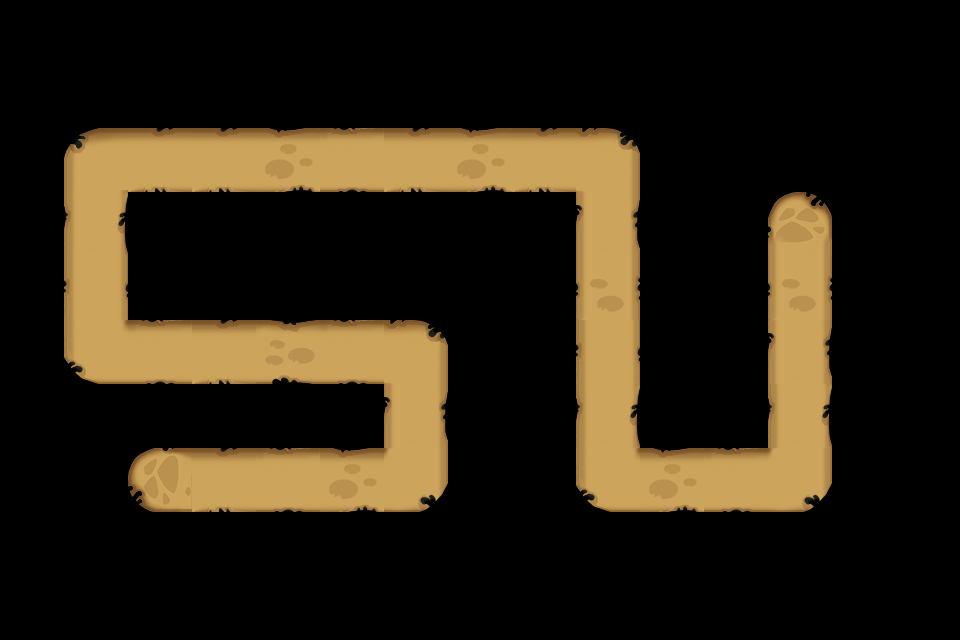

Rendered tile map (Tiled .tmx) drawn with the repository's tilesets; below, a short description and the map source with its tile grids summarised:
An orthogonal 15x10 tile map with 64x64 px tiles, 1 tile layer (Road_Forrest) and 63 objects.

<map version="1.0" orientation="orthogonal" width="15" height="10" tilewidth="64" tileheight="64">
 <tileset firstgid="1" name="Road_Forrest" tilewidth="64" tileheight="64">
  <image source="Road_Forrest.png" width="320" height="256" />
 </tileset>
 <layer name="Road_Forrest" width="15" height="10">
  <data>[150 cells, 35 non-empty, 14 distinct tile ids]</data>
 </layer>
 <objectgroup color="#55ff00" name="path" width="15" height="10">
  <object x="162" y="480" />
  <object x="417" y="479" />
  <object x="416" y="353" />
  <object x="98" y="350" />
  <object x="98" y="160" />
  <object x="609" y="159" />
  <object x="610" y="479" />
  <object x="801" y="478" />
  <object x="802" y="222" />
 </objectgroup>
 <objectgroup color="#0a0a0b" name="blocked" width="15" height="10">
  <object x="801" y="94" />
  <object x="868" y="94" />
  <object x="801" y="160" />
  <object x="867" y="159" />
 </objectgroup>
 <objectgroup color="#ffff00" name="item" width="15" height="10">
  <properties>
   <property name="id" value="20001" />
   <property name="sizeH" value="2" />
   <property name="sizeW" value="1" />
  </properties>
  <object x="929" y="95" />
  <object x="225" y="222" />
  <object x="545" y="286" />
  <object x="929" y="415" />
 </objectgroup>
 <objectgroup color="#ffff00" name="item" width="15" height="10">
  <properties>
   <property name="id" value="20002" />
   <property name="sizeH" value="1" />
   <property name="sizeW" value="1" />
  </properties>
  <object x="352" y="415" />
  <object x="225" y="413" />
  <object x="416" y="544" />
  <object x="288" y="542" />
  <object x="225" y="542" />
  <object x="97" y="413" />
  <object x="32" y="222" />
  <object x="161" y="221" />
  <object x="97" y="95" />
  <object x="546" y="95" />
  <object x="34" y="417" />
 </objectgroup>
 <objectgroup color="#ffff00" name="item" width="15" height="10">
  <properties>
   <property name="id" value="20003" />
   <property name="sizeH" value="1" />
   <property name="sizeW" value="1" />
  </properties>
  <object x="482" y="98" />
  <object x="737" y="98" />
  <object x="928" y="351" />
 </objectgroup>
 <objectgroup color="#ffff00" name="item" width="15" height="10">
  <properties>
   <property name="id" value="20004" />
   <property name="sizeH" value="1" />
   <property name="sizeW" value="1" />
  </properties>
  <object x="674" y="96" />
  <object x="737" y="290" />
  <object x="673" y="223" />
  <object x="481" y="223" />
 </objectgroup>
 <objectgroup color="#ffff00" name="item" width="15" height="10">
  <properties>
   <property name="id" value="20005" />
   <property name="sizeH" value="1" />
   <property name="sizeW" value="1" />
  </properties>
  <object x="33" y="288" />
 </objectgroup>
 <objectgroup color="#ffff00" name="item" width="15" height="10">
  <properties>
   <property name="id" value="20006" />
   <property name="sizeH" value="1" />
   <property name="sizeW" value="2" />
  </properties>
  <object x="866" y="543" />
  <object x="673" y="541" />
  <object x="481" y="542" />
  <object x="162" y="95" />
  <object x="353" y="95" />
  <object x="414" y="286" />
  <object x="865" y="286" />
 </objectgroup>
 <objectgroup color="#ff0000" name="item" width="15" height="10">
  <properties>
   <property name="id" value="20007" />
   <property name="sizeH" value="2" />
   <property name="sizeW" value="2" />
  </properties>
 </objectgroup>
 <objectgroup color="#aa5500" name="item" width="15" height="10">
  <properties>
   <property name="id" value="20008" />
   <property name="sizeH" value="1" />
   <property name="sizeW" value="1" />
  </properties>
  <object x="865" y="225" />
  <object x="738" y="223" />
 </objectgroup>
 <objectgroup color="#0000ff" name="item" width="15" height="10">
  <properties>
   <property name="id" value="20009" />
   <property name="sizeH" value="2" />
   <property name="sizeW" value="2" />
  </properties>
  <object x="32" y="478" />
 </objectgroup>
 <objectgroup color="#ffaa00" name="item" width="15" height="10">
  <properties>
   <property name="id" value="20010" />
   <property name="sizeH" value="2" />
   <property name="sizeW" value="2" />
  </properties>
  <object x="672" y="350" />
 </objectgroup>
 <objectgroup color="#00ffff" name="item" width="15" height="10">
  <properties>
   <property name="id" value="20011" />
   <property name="sizeH" value="2" />
   <property name="sizeW" value="2" />
  </properties>
 </objectgroup>
 <objectgroup color="#ff00ff" name="item" width="15" height="10">
  <properties>
   <property name="id" value="20012" />
   <property name="sizeH" value="2" />
   <property name="sizeW" value="2" />
  </properties>
 </objectgroup>
 <objectgroup color="#550000" name="tower" width="15" height="10">
  <properties>
   <property name="id" value="41001" />
   <property name="sizeH" value="2" />
   <property name="sizeW" value="2" />
  </properties>
  <object x="481" y="413" />
 </objectgroup>
 <objectgroup color="#55007f" name="teemo" width="15" height="10">
  <properties>
   <property name="id" value="1" />
   <property name="sizeH" value="2" />
   <property name="sizeW" value="2" />
  </properties>
  <object x="802" y="94" />
 </objectgroup>
 <objectgroup color="#ff0000" name="random" width="15" height="10">
  <properties>
   <property name="sizeH" value="2" />
   <property name="sizeW" value="2" />
  </properties>
  <object x="289" y="223" />
 </objectgroup>
 <objectgroup color="#aaff7f" name="item" width="15" height="10">
  <properties>
   <property name="id" value="90006" />
   <property name="sizeH" value="1" />
   <property name="sizeW" value="1" />
  </properties>
  <object x="163" y="415" />
  <object x="737" y="160" />
  <object x="163" y="547" />
  <object x="931" y="224" />
 </objectgroup>
 <objectgroup color="#55ffff" name="hero" width="15" height="10">
  <properties>
   <property name="id" value="40011" />
  </properties>
  <object x="353" y="414" />
 </objectgroup>
 <objectgroup color="#55ffff" name="hero" width="15" height="10">
  <properties>
   <property name="id" value="40021" />
  </properties>
  <object x="286" y="542" />
  <object x="29" y="221" />
 </objectgroup>
 <objectgroup color="#ffffff" name="hero" width="15" height="10">
  <properties>
   <property name="id" value="40031" />
  </properties>
  <object x="225" y="414" />
 </objectgroup>
 <objectgroup color="#55ffff" name="hero" width="15" height="10">
  <properties>
   <property name="id" value="40041" />
  </properties>
  <object x="31" y="287" />
 </objectgroup>
 <objectgroup color="#55ffff" name="hero" width="15" height="10">
  <properties>
   <property name="id" value="40051" />
  </properties>
  <object x="674" y="350" />
 </objectgroup>
 <objectgroup color="#55ffff" name="hero" width="15" height="10">
  <properties>
   <property name="id" value="40061" />
  </properties>
  <object x="481" y="224" />
 </objectgroup>
 <objectgroup color="#55ffff" name="hero" width="15" height="10">
  <properties>
   <property name="id" value="40071" />
  </properties>
  <object x="739" y="290" />
 </objectgroup>
 <objectgroup color="#55ffff" name="hero" width="15" height="10">
  <properties>
   <property name="id" value="40081" />
  </properties>
  <object x="226" y="223" />
 </objectgroup>
</map>
